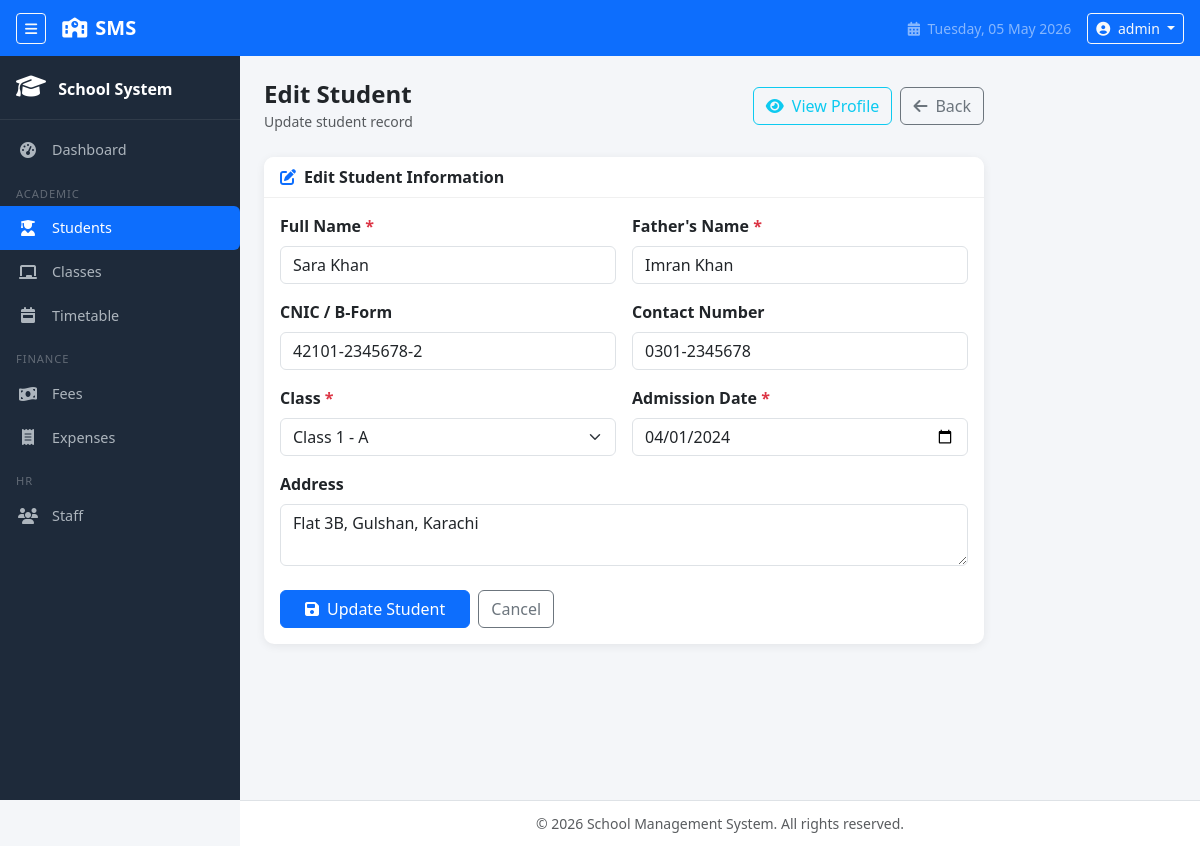
/modules/students/edit.php?id=2 (signed in), run on the app's committed database.
### tables this page shows
CREATE TABLE IF NOT EXISTS students (
    id              INT(11)         NOT NULL AUTO_INCREMENT,
    name            VARCHAR(150)    NOT NULL,
    father_name     VARCHAR(150)    NOT NULL,
    cnic            VARCHAR(20)     DEFAULT NULL,    
    contact         VARCHAR(20)     DEFAULT NULL,
    address         TEXT            DEFAULT NULL,
    class_id        INT(11)         NOT NULL,
    admission_date  DATE            NOT NULL,
    created_at      TIMESTAMP       NOT NULL DEFAULT CURRENT_TIMESTAMP,
    PRIMARY KEY (id),
    CONSTRAINT fk_student_class
        FOREIGN KEY (class_id)
        REFERENCES classes(id)
        ON DELETE RESTRICT
        ON UPDATE CASCADE
);

CREATE TABLE IF NOT EXISTS classes (
    id          INT(11)         NOT NULL AUTO_INCREMENT,
    name        VARCHAR(100)    NOT NULL,            
    section     VARCHAR(10)     DEFAULT NULL,        
    fee         DECIMAL(10,2)   NOT NULL DEFAULT 0.00,
    created_at  TIMESTAMP       NOT NULL DEFAULT CURRENT_TIMESTAMP,
    PRIMARY KEY (id)
);

### modules/students/edit.php (the view, shortened to what this page needs)
<?php
require_once '../../includes/header.php';
require_once '../../includes/sidebar.php';
require_once '../../config/db.php';
$id = (int)($_GET['id'] ?? 0);
$stmt = mysqli_prepare($conn, "SELECT * FROM students WHERE id = ? LIMIT 1");
mysqli_stmt_bind_param($stmt, "i", $id);
mysqli_stmt_execute($stmt);
$student = mysqli_fetch_assoc(mysqli_stmt_get_result($stmt));
$all_classes = mysqli_query($conn,
    "SELECT id, name, section FROM classes ORDER BY name ASC, section ASC"
);
$input  = [
    'name'           => $student['name'],
    'father_name'    => $student['father_name'],
    'cnic'           => $student['cnic']           ?? '',
    'contact'        => $student['contact']         ?? '',
    'address'        => $student['address']         ?? '',
    'class_id'       => $student['class_id'],
    'admission_date' => $student['admission_date'],
];
?>
<div class="d-flex align-items-center justify-content-between mb-4">
    <div>
        <h4 class="fw-bold mb-0">Edit Student</h4>
        <small class="text-muted">Update student record</small>
    </div>
    <div class="d-flex gap-2">
        <a href="view.php?id=<?= $id ?>" class="btn btn-outline-info">
            <i class="fas fa-eye me-2"></i>View Profile
        </a>
        <a href="index.php" class="btn btn-outline-secondary">
            <i class="fas fa-arrow-left me-2"></i>Back
        </a>
    </div>
</div>
<div class="card" style="max-width:720px;">
    <div class="card-header">
        <i class="fas fa-edit me-2 text-primary"></i>Edit Student Information
    </div>
    <div class="card-body">
        <form action="edit.php?id=<?= $id ?>" method="POST">
            <div class="row g-3">
                <div class="col-md-6">
                    <label class="form-label fw-semibold">Full Name <span class="text-danger">*</span></label>
                    <input type="text" name="name" class="form-control"
                        value="<?= htmlspecialchars($input['name']) ?>" required>
                </div>
                <div class="col-md-6">
                    <label class="form-label fw-semibold">Father's Name <span class="text-danger">*</span></label>
                    <input type="text" name="father_name" class="form-control"
                        value="<?= htmlspecialchars($input['father_name']) ?>" required>
                </div>
                <div class="col-md-6">
                    <label class="form-label fw-semibold">CNIC / B-Form</label>
                    <input type="text" name="cnic" class="form-control"
                        placeholder="42101-1234567-1"
                        value="<?= htmlspecialchars($input['cnic']) ?>">
                </div>
                <div class="col-md-6">
                    <label class="form-label fw-semibold">Contact Number</label>
                    <input type="text" name="contact" class="form-control"
                        placeholder="0300-1234567"
                        value="<?= htmlspecialchars($input['contact']) ?>">
                </div>
                <div class="col-md-6">
                    <label class="form-label fw-semibold">Class <span class="text-danger">*</span></label>
                    <select name="class_id" class="form-select" required>
                        <?php while ($cls = mysqli_fetch_assoc($all_classes)): ?>
                        <option value="<?= $cls['id'] ?>"
                            <?= (int)$input['class_id'] === (int)$cls['id'] ? 'selected' : '' ?>>
                            <?= htmlspecialchars($cls['name']) ?>
                            <?= $cls['section'] ? '- ' . htmlspecialchars($cls['section']) : '' ?>
                        </option>
                        <?php endwhile; ?>
                    </select>
                </div>
                <div class="col-md-6">
                    <label class="form-label fw-semibold">Admission Date <span class="text-danger">*</span></label>
                    <input type="date" name="admission_date" class="form-control"
                        value="<?= htmlspecialchars($input['admission_date']) ?>"
                        max="<?= date('Y-m-d') ?>" required>
                </div>
                <div class="col-12">
                    <label class="form-label fw-semibold">Address</label>
                    <textarea name="address" class="form-control" rows="2"
                        placeholder="Street, Area, City"><?= htmlspecialchars($input['address']) ?></textarea>
                </div>
            </div>
            <div class="d-flex gap-2 mt-4">
                <button type="submit" class="btn btn-primary px-4">
                    <i class="fas fa-save me-2"></i>Update Student
                </button>
                <a href="index.php" class="btn btn-outline-secondary">Cancel</a>
            </div>
        </form>
    </div>
</div>
<?php require_once '../../includes/footer.php'; ?>

### assets/css/style.css (style rules this page uses)
:root { --sidebar-width: 240px; --sidebar-collapsed: 68px; --navbar-height: 56px; --sidebar-bg: #1e2a3a; --sidebar-hover: #2c3e50; --sidebar-active: #0d6efd; --sidebar-text: #adb5bd; --sidebar-text-active: #ffffff; }
body { background-color: #f4f6f9; padding-top: var(--navbar-height); font-family: 'Segoe UI', sans-serif; }
.card { border: none; border-radius: 10px; box-shadow: 0 2px 10px rgba(0,0,0,0.07); }
.card-header { background-color: #fff; border-bottom: 1px solid #f0f0f0; font-weight: 600; border-radius: 10px 10px 0 0 !important; }

### data on the page
students: name "Sara Khan", father_name "Imran Khan", cnic "42101-2345678-2", contact "0301-2345678", class_id "Class 1 - A", admission_date "04/01/2024", address "Flat 3B, Gulshan, Karachi"

### other printed values
$_SESSION['admin_username'] "admin"
